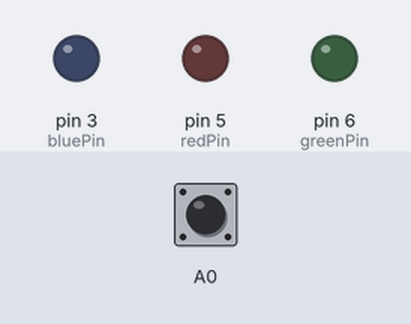
Bench run of a sketch on a simulated Arduino Uno, built with avr-gcc and run on an emulated ATmega328P. Shown: output pins drawn as LEDs (lit = HIGH). Dashed ring = blinking. Inputs (shaded band) come from the test bench; at power-on: A0 LOW. Random numbers use the default seed unless the sketch sets one; what the sketch prints to the serial monitor is not drawn.

Above: at 1.2 s.
1.3 s: A0 driven HIGH
At 2.5 s:
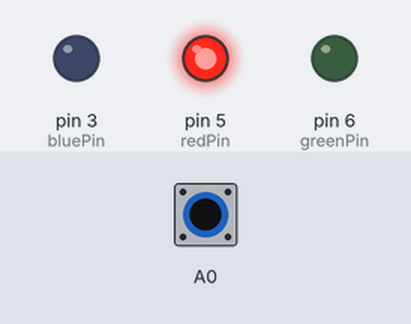
2.8 s: A0 driven LOW
At 3.6 s:
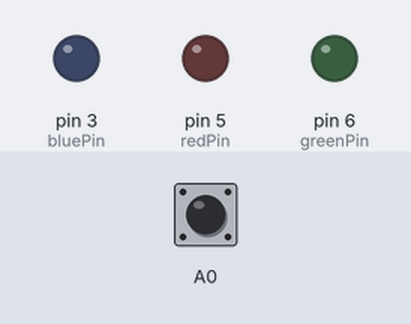
4.3 s: A0 pulsed HIGH 2 times (0.12 s each, 0.3 s apart)
At 4.66 s:
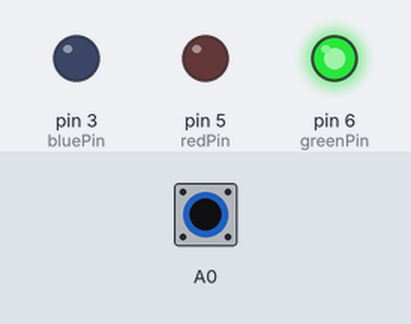
6.4 s: A0 pulsed HIGH 5 times (0.12 s each, 0.3 s apart)
At 7.06 s:
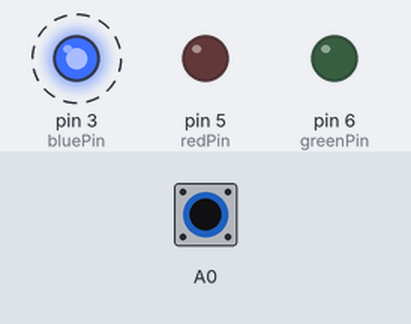
Timing chart, 0 to 9.4 s (numbered marks = the images above; inputs shaded):
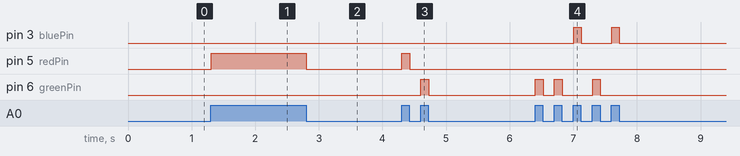

Measured:
- after the input at 1.3 s, pin 5 (redPin): LOW → HIGH at once
- after the input at 2.8 s, pin 5 (redPin): HIGH → LOW at once
- after the input at 4.3 s, pin 5 (redPin): LOW → HIGH at once, → LOW 0.12 s later; pin 6 (greenPin): LOW → HIGH after 0.30 s, → LOW 0.12 s later
- after the input at 6.4 s, pin 3 (bluePin): alternates HIGH for 0.12 s and LOW for 0.48 s, 4 changes in all, then stays LOW, starting after 0.61 s; pin 6 (greenPin): goes HIGH 0.12 s, LOW 0.18 s, HIGH 0.12 s, LOW 0.48 s, HIGH 0.12 s, then LOW, starting at once

The sketch:

Mosfet_sound.ino
```cpp
int redPin = 5, bluePin = 3, greenPin = 6;
int selected;
int leds[] = {redPin, greenPin, bluePin};
String Colors[] = {"Red","Blue","Green","Pink","Yellow", "BlueishGreen"};

int sound;

void setup() {
  // put your setup code here, to run once:
  Serial.begin(9600);
  analogWrite(redPin, 0);
  analogWrite(greenPin, 0);
  analogWrite(bluePin, 0);
  randomSeed(analogRead(A1));
}

void loop() {
//  // put your main code here, to run repeatedly:
//  sound = digitalRead(A0);
//  Serial.println(sound);
//  if (sound == 1) {
//    ColorLeds(random(255), random(255), random(255));
//    delay(100);
//  }
//  if (sound == 0) {
//    //ColorLeds(selected);
//    //ColorLeds(random(50), random(50), random(50));
//        ColorLeds(0,0,0);
//  }


SoundTest();
}

void ColorLeds(int r, int g, int b) {
  analogWrite(redPin, r);
  analogWrite(greenPin, g);
  analogWrite(bluePin, b);
}

void ColorLeds(String ColorName) {
  if (ColorName == "Red") {
    ColorLeds(255, 0, 0);
  }
    if (ColorName == "Blue") {
    ColorLeds(0, 0, 255);
  }
    if (ColorName == "Green") {
    ColorLeds(0,255,0);
  }
    if (ColorName == "Yellow") {
    ColorLeds(255, 255, 0);
  }
    if (ColorName == "BlueishGreen") {
    ColorLeds(0, 255, 255);
  }
delay(20);
}

void SoundTest() {
  sound = digitalRead(A0);
  Serial.println(sound);
  if (sound == 1) {
    analogWrite(selected, 255);
  }
  if (sound == 0) {
    analogWrite(selected, 0);
    selected = leds[random(3)];
  }
}
```
